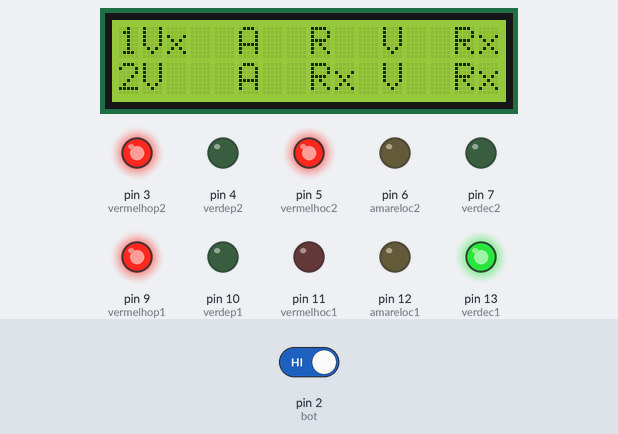
The sketch below on a simulated Arduino Uno, built with avr-gcc and run on an emulated ATmega328P. Shown: 16×2 character LCD, output pins drawn as LEDs (lit = HIGH). The test bench sets the inputs (shaded band); at power-on: pin 2 (bot) HIGH. What the sketch prints to the serial monitor is not drawn.

Above: at 1.2 s.
1.3 s: pin 2 (bot) driven LOW
At 4.3 s:
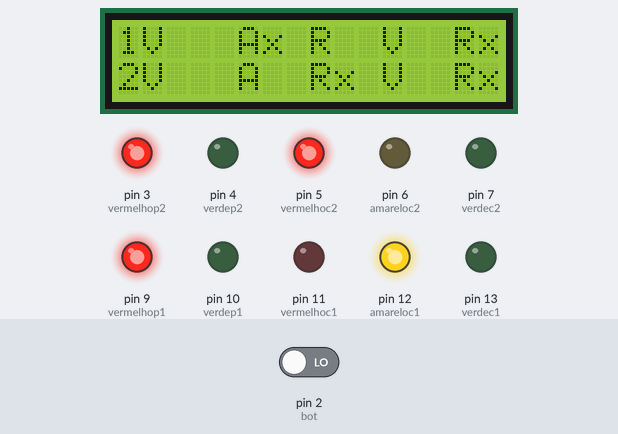
At 9.9 s:
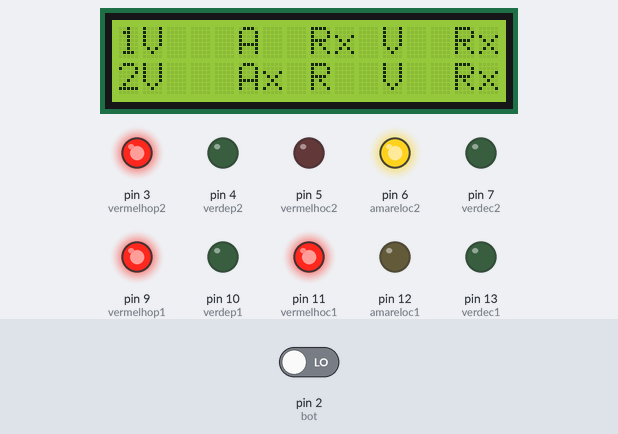
15.3 s: pin 2 (bot) driven HIGH
At 22.3 s:
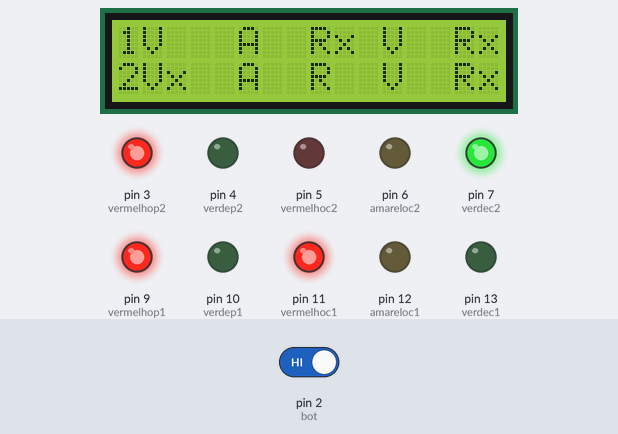
Timing chart, 0 to 29.0 s (numbered marks = the images above; inputs shaded):
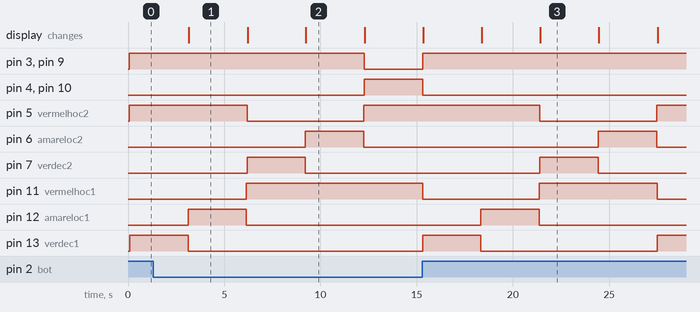

The sketch:

Projeto4.ino
```cpp
// C++ code
//
#include <Adafruit_LiquidCrystal.h>

Adafruit_LiquidCrystal lcd_1(0);

int verdec1 = 13;
int amareloc1 = 12;
int vermelhoc1 = 11;

int verdec2 = 7;
int amareloc2 = 6;
int vermelhoc2 = 5;

int verdep1 = 10;
int vermelhop1 = 9;

int verdep2 = 4;
int vermelhop2 = 3;

int bot = 2;
int buttonState=0;
void setup()
{
    pinMode(verdec1, OUTPUT);
	pinMode(amareloc1, OUTPUT);
	pinMode(vermelhoc1, OUTPUT);

	pinMode(verdec2, OUTPUT);
    pinMode(amareloc2, OUTPUT);
	pinMode(vermelhoc2, OUTPUT);

  	pinMode(verdep1, OUTPUT);
	pinMode(vermelhop1, OUTPUT);

	pinMode(verdep2, OUTPUT);
	pinMode(vermelhop2, OUTPUT);

  	pinMode(bot,INPUT);
  	Serial.begin(9600);

  lcd_1.begin(16, 2);

}

int AcendLedRedp()
{
  	 digitalWrite(vermelhop1,HIGH);
     digitalWrite(vermelhop2,HIGH);

}
int AcendLedYelowc2()
{
  	 digitalWrite(amareloc2,HIGH);
  lcd_1.setCursor(0,0);
  lcd_1.print("1V   A  Rx V  Rx");
  lcd_1.setCursor(0,1);
  lcd_1.print("2V   Ax R  V  Rx");
}
int ApagLedYelowc2()
{
  	 digitalWrite(amareloc2,LOW);
}
int AcendLedYelowc1()
{
  	 digitalWrite(amareloc1,HIGH);
   lcd_1.setCursor(0,0);
  lcd_1.print("1V   Ax R  V  Rx");
  lcd_1.setCursor(0,1);
  lcd_1.print("2V   A  Rx V  Rx");
}
int ApagLedYelowc1()
{
  	 digitalWrite(amareloc1,LOW);
}
int AcendLedRedc2()
{
     digitalWrite(vermelhoc2,HIGH);
  lcd_1.setCursor(0,0);
  lcd_1.print("1Vx  A  R  V  Rx");
  lcd_1.setCursor(0,1);
  lcd_1.print("2V   A  Rx V  Rx");
}
int ApagLedRedp()
{
     digitalWrite(vermelhop1,LOW);
     digitalWrite(vermelhop2,LOW);
}
int AcendLedVerdp()
{
     digitalWrite(verdep1,HIGH);
     digitalWrite(verdep2,HIGH);
  lcd_1.setCursor(0,0);
  lcd_1.print("1V   A  Rx Vx R ");
  lcd_1.setCursor(0,1);
  lcd_1.print("2V   A  Rx Vx R ");
}
int AcendLedVerdc1()
{
     digitalWrite(verdec1,HIGH);
  lcd_1.setCursor(0,0);
  lcd_1.print("1Vx  A  R  V  Rx");
  lcd_1.setCursor(0,1);
  lcd_1.print("2V   A  Rx V  Rx");
}
int AcendLedVerdc2()
{
     digitalWrite(verdec2,HIGH);
  lcd_1.setCursor(0,0);
  lcd_1.print("1V   A  Rx V  Rx");
  lcd_1.setCursor(0,1);
  lcd_1.print("2Vx  A  R  V  Rx");
}
int ApagLedVerdc2()
{
     digitalWrite(verdec2,LOW);
}
int ApagLedVerdp()
{
     digitalWrite(verdep1,LOW);
     digitalWrite(verdep2,LOW);
}
int ApagLedVerdc1()
{
     digitalWrite(verdec1,LOW);
}
int ApagLedRedc1()
{
     digitalWrite(vermelhoc1,LOW);
}
int AcendLedRedc1()
{
     digitalWrite(vermelhoc1,HIGH);
   lcd_1.setCursor(0,0);
  lcd_1.print("1V   A  Rx V  Rx");
  lcd_1.setCursor(0,1);
  lcd_1.print("2Vx  A  R  V  Rx");
}
int ApagLedRedc2()
{
     digitalWrite(vermelhoc2,LOW);


}
void loop()
{
  AcendLedRedp();
  ApagLedYelowc2();
  AcendLedRedc2();

  	buttonState = digitalRead(bot);
	Serial.println(buttonState);
  if (buttonState == LOW)
    {
		ApagLedRedp();
        AcendLedVerdp();

    	delay(3000);

    	AcendLedRedp();
    	ApagLedVerdp();
	}


    ApagLedRedc1();
    AcendLedVerdc1();

    delay(3000);

    ApagLedVerdc1();
    AcendLedYelowc1();

    delay(3000);

  	ApagLedYelowc1();
    AcendLedRedc1();


  	ApagLedRedc2();
    AcendLedVerdc2();

  	delay(3000);
  	ApagLedVerdc2();
  	AcendLedYelowc2();
  	delay(3000);

}
```

Measured:
- after the input at 1.3 s, pin 3 (vermelhop2), pin 9 (vermelhop1): HIGH → LOW after 11.0 s; pin 4 (verdep2), pin 10 (verdep1): LOW → HIGH after 11.0 s; pin 11 (vermelhoc1): goes on until 6.2 s, then stays HIGH; pin 13 (verdec1): goes on until 3.1 s, then stays LOW
- after the input at 15.3 s, pin 3 (vermelhop2), pin 9 (vermelhop1): goes on until 15.3 s, then stays HIGH; pin 4 (verdep2), pin 10 (verdep1): goes on until 15.3 s, then stays LOW
- what the display in image 1 shows lasts 3.0 s, from 3.2 s to 6.2 s
